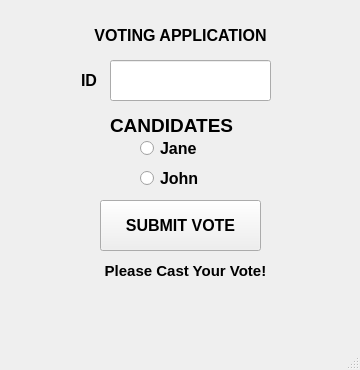
<?xml version="1.0" encoding="UTF-8"?>
<ui version="4.0">
 <class>VotingProgram</class>
 <widget class="QMainWindow" name="VotingProgram">
  <property name="geometry">
   <rect>
    <x>0</x>
    <y>0</y>
    <width>360</width>
    <height>370</height>
   </rect>
  </property>
  <property name="sizePolicy">
   <sizepolicy hsizetype="Fixed" vsizetype="Fixed">
    <horstretch>0</horstretch>
    <verstretch>0</verstretch>
   </sizepolicy>
  </property>
  <property name="minimumSize">
   <size>
    <width>360</width>
    <height>370</height>
   </size>
  </property>
  <property name="maximumSize">
   <size>
    <width>360</width>
    <height>370</height>
   </size>
  </property>
  <property name="windowTitle">
   <string>MainWindow</string>
  </property>
  <widget class="QWidget" name="centralwidget">
   <widget class="QLabel" name="label_voting_application">
    <property name="geometry">
     <rect>
      <x>80</x>
      <y>10</y>
      <width>201</width>
      <height>51</height>
     </rect>
    </property>
    <property name="font">
     <font>
      <pointsize>12</pointsize>
      <weight>75</weight>
      <bold>true</bold>
     </font>
    </property>
    <property name="text">
     <string>VOTING APPLICATION</string>
    </property>
    <property name="alignment">
     <set>Qt::AlignCenter</set>
    </property>
   </widget>
   <widget class="QRadioButton" name="radio_Jane">
    <property name="geometry">
     <rect>
      <x>140</x>
      <y>140</y>
      <width>82</width>
      <height>17</height>
     </rect>
    </property>
    <property name="font">
     <font>
      <pointsize>12</pointsize>
      <weight>75</weight>
      <bold>true</bold>
     </font>
    </property>
    <property name="text">
     <string>Jane</string>
    </property>
    <attribute name="buttonGroup">
     <string notr="true">button_group1</string>
    </attribute>
   </widget>
   <widget class="QLineEdit" name="input_voter_id">
    <property name="geometry">
     <rect>
      <x>110</x>
      <y>60</y>
      <width>161</width>
      <height>41</height>
     </rect>
    </property>
    <property name="font">
     <font>
      <pointsize>10</pointsize>
     </font>
    </property>
   </widget>
   <widget class="QLabel" name="label_id">
    <property name="geometry">
     <rect>
      <x>50</x>
      <y>70</y>
      <width>47</width>
      <height>20</height>
     </rect>
    </property>
    <property name="font">
     <font>
      <pointsize>12</pointsize>
      <weight>75</weight>
      <bold>true</bold>
     </font>
    </property>
    <property name="frameShape">
     <enum>QFrame::NoFrame</enum>
    </property>
    <property name="text">
     <string>ID</string>
    </property>
    <property name="alignment">
     <set>Qt::AlignRight|Qt::AlignTrailing|Qt::AlignVCenter</set>
    </property>
   </widget>
   <widget class="QRadioButton" name="radio_john">
    <property name="geometry">
     <rect>
      <x>140</x>
      <y>170</y>
      <width>82</width>
      <height>17</height>
     </rect>
    </property>
    <property name="font">
     <font>
      <pointsize>12</pointsize>
      <weight>75</weight>
      <bold>true</bold>
     </font>
    </property>
    <property name="text">
     <string>John</string>
    </property>
    <attribute name="buttonGroup">
     <string notr="true">button_group1</string>
    </attribute>
   </widget>
   <widget class="QPushButton" name="button_submit_vote">
    <property name="geometry">
     <rect>
      <x>100</x>
      <y>200</y>
      <width>161</width>
      <height>51</height>
     </rect>
    </property>
    <property name="font">
     <font>
      <pointsize>12</pointsize>
      <weight>75</weight>
      <bold>true</bold>
     </font>
    </property>
    <property name="text">
     <string>SUBMIT VOTE</string>
    </property>
   </widget>
   <widget class="QLabel" name="label_candidates">
    <property name="geometry">
     <rect>
      <x>110</x>
      <y>110</y>
      <width>141</width>
      <height>31</height>
     </rect>
    </property>
    <property name="font">
     <font>
      <pointsize>14</pointsize>
      <weight>75</weight>
      <bold>true</bold>
     </font>
    </property>
    <property name="text">
     <string>CANDIDATES</string>
    </property>
   </widget>
   <widget class="QLabel" name="label_vote_status">
    <property name="geometry">
     <rect>
      <x>30</x>
      <y>260</y>
      <width>311</width>
      <height>21</height>
     </rect>
    </property>
    <property name="font">
     <font>
      <pointsize>11</pointsize>
      <weight>75</weight>
      <bold>true</bold>
     </font>
    </property>
    <property name="text">
     <string>Please Cast Your Vote!</string>
    </property>
    <property name="alignment">
     <set>Qt::AlignCenter</set>
    </property>
   </widget>
  </widget>
  <widget class="QMenuBar" name="menubar">
   <property name="geometry">
    <rect>
     <x>0</x>
     <y>0</y>
     <width>360</width>
     <height>21</height>
    </rect>
   </property>
  </widget>
  <widget class="QStatusBar" name="statusbar"/>
 </widget>
 <resources/>
 <connections/>
 <buttongroups>
  <buttongroup name="button_group1"/>
 </buttongroups>
</ui>
